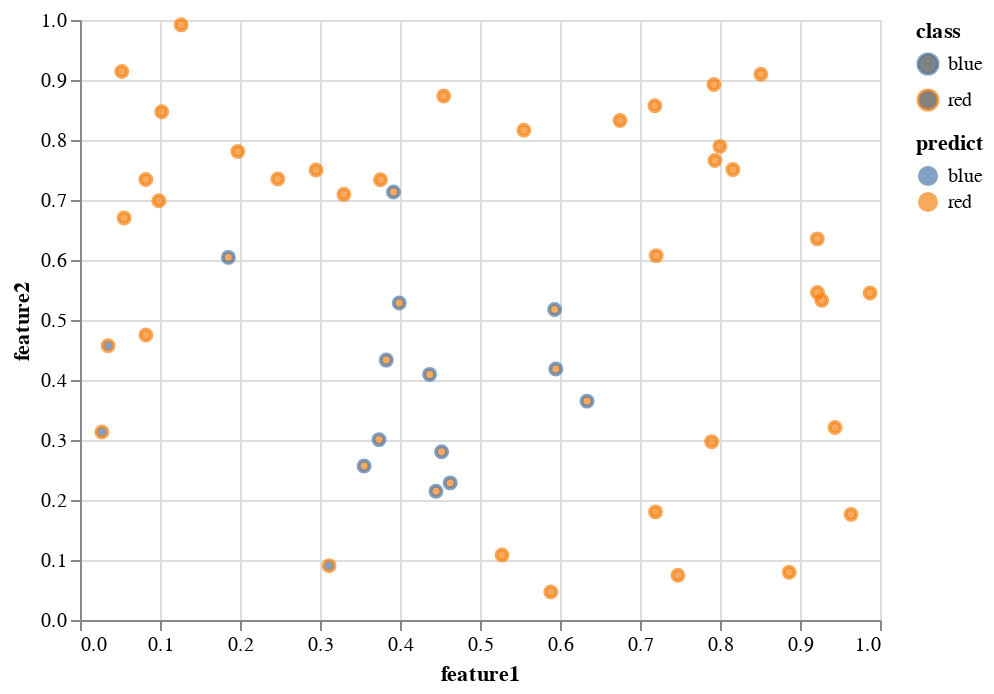

Notebook cell for this chart:
### Markdown cell above
We can see that the linear classifier fails to classify some data points due to its being linear.

### Code cell
correct = (df_test["predict"] ==  df_test["class"])
df_test["correct"] = correct
chart = (alt.Chart(df_test)
    .mark_point()
    .encode(
        x = "feature1",
        y = "feature2",
        color = "class",
        fill = "predict",
        tooltip = ["correct"]
    ))
chart

### Figure 1 — Vega-Lite specification as saved in the notebook (floating-point values rounded to 4 significant figures)
{"config": {"view": {"continuousWidth": 400, "continuousHeight": 300}}, "data": {"name": "data-30478dfbd467055452c1dda738d5b0ee"}, "mark": "point", "encoding": {"color": {"type": "nominal", "field": "class"}, "fill": {"type": "nominal", "field": "predict"}, "tooltip": [{"type": "nominal", "field": "correct"}], "x": {"type": "quantitative", "field": "feature1"}, "y": {"type": "quantitative", "field": "feature2"}}, "$schema": "https://vega.github.io/schema/vega-lite/v4.8.1.json", "datasets": {"data-30478dfbd467055452c1dda738d5b0ee": [{"class": "blue", "split": "test", "feature1": 0.5947, "feature2": 0.4184, "predict": "red", "correct": false}, {"class": "red", "split": "test", "feature1": 0.1021, "feature2": 0.8471, "predict": "red", "correct": true}, {"class": "red", "split": "test", "feature1": 0.08242, "feature2": 0.475, "predict": "red", "correct": true}, {"class": "red", "split": "test", "feature1": 0.1972, "feature2": 0.7809, "predict": "red", "correct": true}, {"class": "red", "split": "test", "feature1": 0.7896, "feature2": 0.2972, "predict": "red", "correct": true}, {"class": "blue", "split": "test", "feature1": 0.4627, "feature2": 0.2285, "predict": "red", "correct": false}, {"class": "red", "split": "test", "feature1": 0.1264, "feature2": 0.9919, "predict": "red", "correct": true}, {"class": "blue", "split": "test", "feature1": 0.3919, "feature2": 0.7135, "predict": "red", "correct": false}, {"class": "blue", "split": "test", "feature1": 0.6338, "feature2": 0.3648, "predict": "red", "correct": false}, {"class": "blue", "split": "test", "feature1": 0.3828, "feature2": 0.4332, "predict": "red", "correct": false}, {"class": "red", "split": "test", "feature1": 0.5275, "feature2": 0.1083, "predict": "red", "correct": true}, {"class": "red", "split": "test", "feature1": 0.7194, "feature2": 0.1802, "predict": "red", "correct": true}, {"class": "red", "split": "test", "feature1": 0.7936, "feature2": 0.7659, "predict": "red", "correct": true}, {"class": "red", "split": "test", "feature1": 0.0522, "feature2": 0.9142, "predict": "red", "correct": true}, {"class": "red", "split": "test", "feature1": 0.9638, "feature2": 0.1761, "predict": "red", "correct": true}, {"class": "blue", "split": "test", "feature1": 0.437, "feature2": 0.4093, "predict": "red", "correct": false}, {"class": "red", "split": "test", "feature1": 0.3757, "feature2": 0.7337, "predict": "red", "correct": true}, {"class": "red", "split": "test", "feature1": 0.675, "feature2": 0.8326, "predict": "red", "correct": true}, {"class": "blue", "split": "test", "feature1": 0.1855, "feature2": 0.6043, "predict": "red", "correct": false}, {"class": "blue", "split": "test", "feature1": 0.3552, "feature2": 0.2566, "predict": "red", "correct": false}, {"class": "blue", "split": "test", "feature1": 0.452, "feature2": 0.2805, "predict": "red", "correct": false}, {"class": "red", "split": "test", "feature1": 0.3299, "feature2": 0.7094, "predict": "red", "correct": true}, {"class": "red", "split": "test", "feature1": 0.9272, "feature2": 0.533, "predict": "red", "correct": true}, {"class": "red", "split": "test", "feature1": 0.02735, "feature2": 0.3133, "predict": "blue", "correct": false}, {"class": "red", "split": "test", "feature1": 0.8865, "feature2": 0.07948, "predict": "red", "correct": true}, {"class": "red", "split": "test", "feature1": 0.9217, "feature2": 0.6352, "predict": "red", "correct": true}, {"class": "red", "split": "test", "feature1": 0.09864, "feature2": 0.6986, "predict": "red", "correct": true}, {"class": "red", "split": "test", "feature1": 0.7924, "feature2": 0.8926, "predict": "red", "correct": true}, {"class": "red", "split": "test", "feature1": 0.295, "feature2": 0.7499, "predict": "red", "correct": true}, {"class": "red", "split": "test", "feature1": 0.7474, "feature2": 0.07446, "predict": "red", "correct": true}, {"class": "blue", "split": "test", "feature1": 0.3991, "feature2": 0.5283, "predict": "red", "correct": false}, {"class": "blue", "split": "test", "feature1": 0.3738, "feature2": 0.3006, "predict": "red", "correct": false}, {"class": "red", "split": "test", "feature1": 0.9218, "feature2": 0.5457, "predict": "red", "correct": true}, {"class": "red", "split": "test", "feature1": 0.8161, "feature2": 0.7507, "predict": "red", "correct": true}, {"class": "red", "split": "test", "feature1": 0.5885, "feature2": 0.04687, "predict": "red", "correct": true}, {"class": "red", "split": "test", "feature1": 0.05517, "feature2": 0.6702, "predict": "red", "correct": true}, {"class": "red", "split": "test", "feature1": 0.03507, "feature2": 0.4572, "predict": "blue", "correct": false}, {"class": "red", "split": "test", "feature1": 0.8511, "feature2": 0.9096, "predict": "red", "correct": true}, {"class": "red", "split": "test", "feature1": 0.9438, "feature2": 0.3208, "predict": "red", "correct": true}, {"class": "red", "split": "test", "feature1": 0.5548, "feature2": 0.8163, "predict": "red", "correct": true}, {"class": "red", "split": "test", "feature1": 0.7186, "feature2": 0.8571, "predict": "red", "correct": true}, {"class": "red", "split": "test", "feature1": 0.7999, "feature2": 0.7894, "predict": "red", "correct": true}, {"class": "blue", "split": "test", "feature1": 0.4449, "feature2": 0.2146, "predict": "red", "correct": false}, {"class": "blue", "split": "test", "feature1": 0.5933, "feature2": 0.5175, "predict": "red", "correct": false}, {"class": "red", "split": "test", "feature1": 0.7202, "feature2": 0.6073, "predict": "red", "correct": true}, {"class": "red", "split": "test", "feature1": 0.4547, "feature2": 0.8732, "predict": "red", "correct": true}, {"class": "red", "split": "test", "feature1": 0.3113, "feature2": 0.09034, "predict": "blue", "correct": false}, {"class": "red", "split": "test", "feature1": 0.2473, "feature2": 0.735, "predict": "red", "correct": true}, {"class": "red", "split": "test", "feature1": 0.9875, "feature2": 0.545, "predict": "red", "correct": true}, {"class": "red", "split": "test", "feature1": 0.08229, "feature2": 0.7342, "predict": "red", "correct": true}]}}
